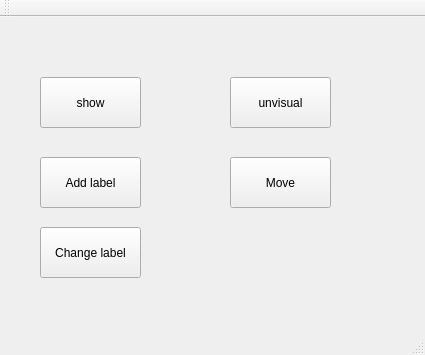
<?xml version="1.0" encoding="UTF-8"?>
<ui version="4.0">
 <class>MainWindow</class>
 <widget class="QMainWindow" name="MainWindow">
  <property name="geometry">
   <rect>
    <x>0</x>
    <y>0</y>
    <width>425</width>
    <height>355</height>
   </rect>
  </property>
  <property name="windowTitle">
   <string>MainWindow</string>
  </property>
  <widget class="QWidget" name="centralWidget">
   <widget class="QPushButton" name="pushButton">
    <property name="geometry">
     <rect>
      <x>40</x>
      <y>60</y>
      <width>101</width>
      <height>51</height>
     </rect>
    </property>
    <property name="text">
     <string>show</string>
    </property>
   </widget>
   <widget class="QPushButton" name="pushButton_2">
    <property name="geometry">
     <rect>
      <x>230</x>
      <y>60</y>
      <width>101</width>
      <height>51</height>
     </rect>
    </property>
    <property name="text">
     <string>unvisual</string>
    </property>
   </widget>
   <widget class="QPushButton" name="pushButton_3">
    <property name="geometry">
     <rect>
      <x>230</x>
      <y>140</y>
      <width>101</width>
      <height>51</height>
     </rect>
    </property>
    <property name="text">
     <string>Move</string>
    </property>
   </widget>
   <widget class="QPushButton" name="pushButton_4">
    <property name="geometry">
     <rect>
      <x>40</x>
      <y>140</y>
      <width>101</width>
      <height>51</height>
     </rect>
    </property>
    <property name="text">
     <string>Add label</string>
    </property>
   </widget>
   <widget class="QPushButton" name="pushButton_5">
    <property name="geometry">
     <rect>
      <x>40</x>
      <y>210</y>
      <width>101</width>
      <height>51</height>
     </rect>
    </property>
    <property name="text">
     <string>Change label</string>
    </property>
   </widget>
  </widget>
  <widget class="QMenuBar" name="menuBar">
   <property name="geometry">
    <rect>
     <x>0</x>
     <y>0</y>
     <width>425</width>
     <height>23</height>
    </rect>
   </property>
  </widget>
  <widget class="QToolBar" name="mainToolBar">
   <attribute name="toolBarArea">
    <enum>TopToolBarArea</enum>
   </attribute>
   <attribute name="toolBarBreak">
    <bool>false</bool>
   </attribute>
  </widget>
  <widget class="QStatusBar" name="statusBar"/>
 </widget>
 <layoutdefault spacing="6" margin="11"/>
 <resources/>
 <connections/>
</ui>
